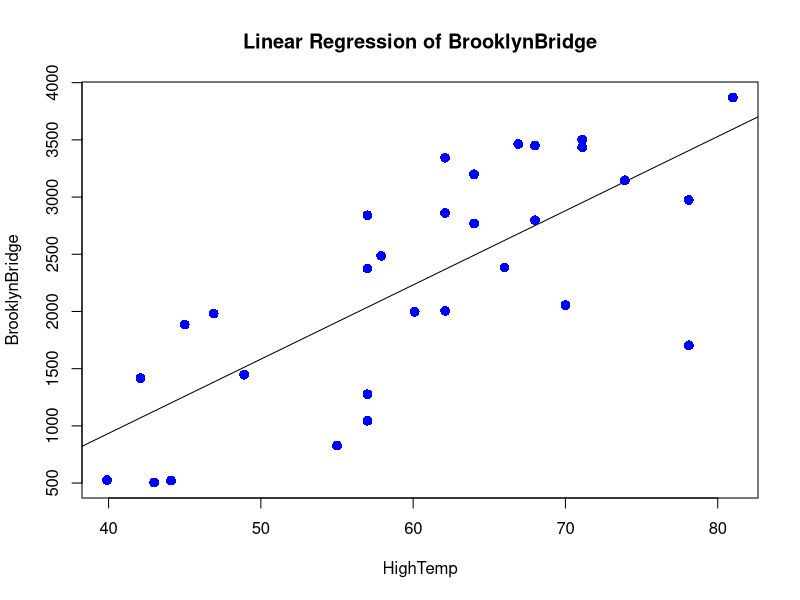
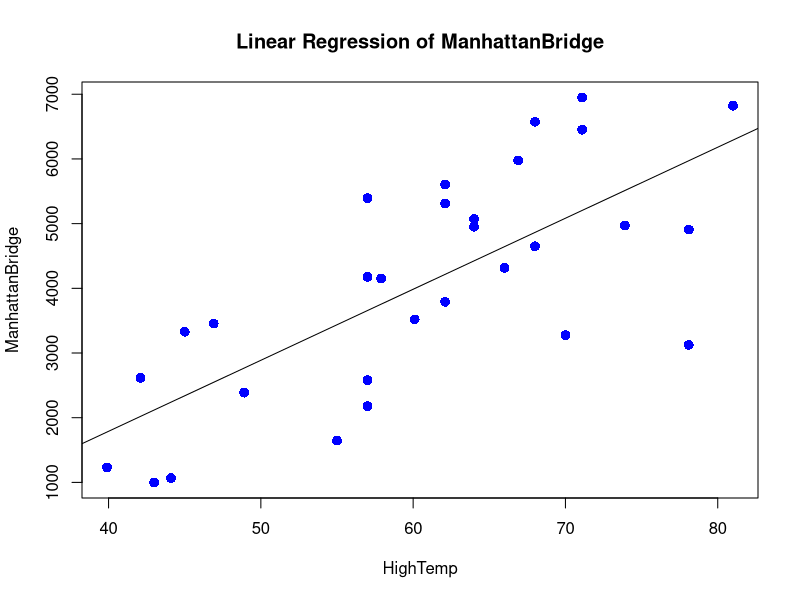
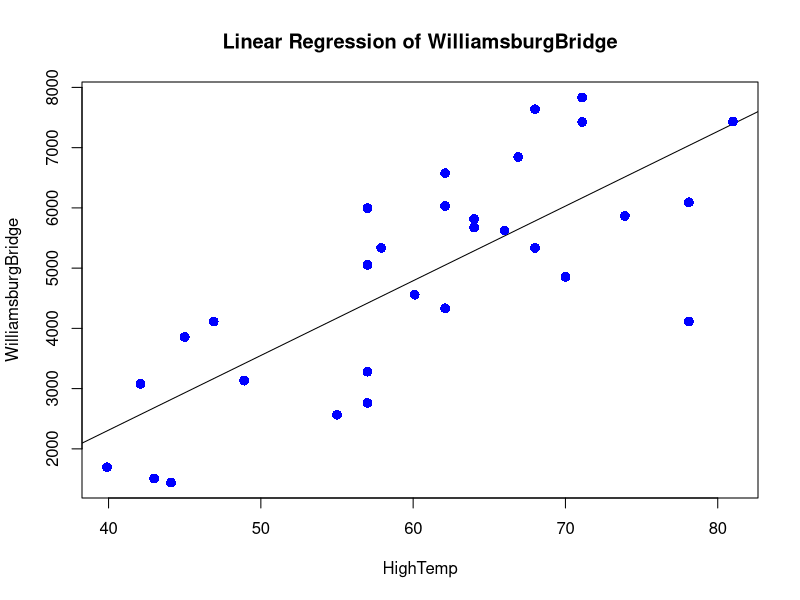
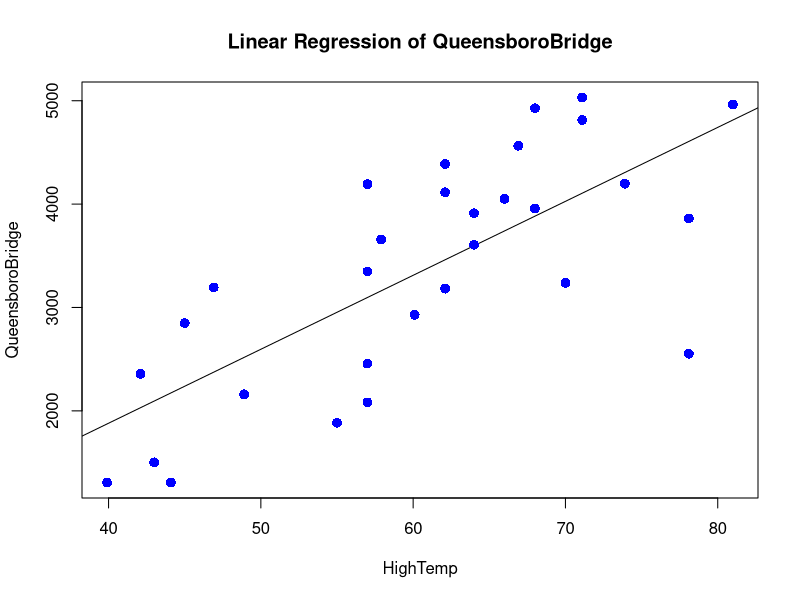

These figures' R source, in order:
## Linear Regression

# Reading CSV file
Data <- read.csv("Dataset/Data.csv")

# Target Bridges
Bridges <- list("BrooklynBridge","ManhattanBridge","WilliamsburgBridge","QueensboroBridge")

# Parameters
Parameters <- list("HighTemp","LowTemp","Precipitation")

# Linear Regression Models
for (b in Bridges){
  x <- Data[,"HighTemp"]
  y <- Data[,b]
  
  print (paste("HighTemp vs",b))
  Model <- lm(y~x)
  print (summary(Model))
  
  Title <- paste("Linear Regression of",b)
  FileName <- paste("Linear Regression of ",b,".png",sep="")
  png(file=FileName)
  
  plot(x,
       y,
       col = "blue",
       main = Title,
       abline(lm(y~x)),
       cex = 1.3,pch = 16,
       xlab = "HighTemp",
       ylab = b)
  
  dev.off()
}

